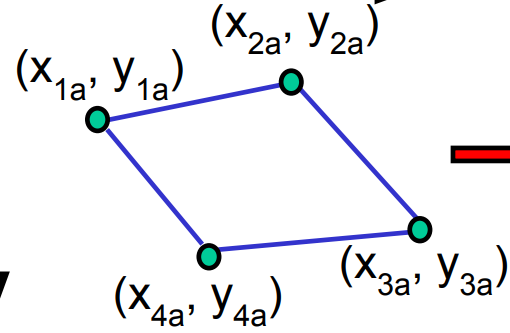
//> input picture Transformaciones/per.png, 510 x 333 px
$ ./TransformacionPerspectiva   (built with g++ and OpenCV 4)
//> lines starting //> are read from the running program, lines starting //| are printed output that depends on the picture
#include "opencv2/imgproc/imgproc.hpp"
#include "opencv2/highgui/highgui.hpp"
#include <stdlib.h>
#include <stdio.h>
#include <iostream>
#include <vector>
using namespace cv;
using namespace std;

/// Global variables
int threshold_value = 0;
int const max_value = 255;
int const max_BINARY_value = 255;
Mat src, blurred, src_gray, dst, src_copy, finalOutput, map_x, map_y;
int n_sq=2,max_n=20;

vector<vector<Point> > contours;
vector<Point> outerMostContour, lineArriba, lineAbajo;
vector<Point> cortarTL, cortarTR, cortarBL, cortarBR;
vector<Vec4i> hierarchy;


Point TL,TR,BL,BR;
double topLength, bottomLength;
int lineArribaCentral=0,lineAbajoMiddle=0;
Point table[2][151][151];
vector<int> compresionParametros;

/// Funciones Nesesarias
void ValorUmbralGrises( int, void* );
void EncontrarContornos();
void DetectarDistancia();
Point EncotrarBordes();
double DistanciaP(int x1,int y1,int x2,int y2);
Point pointInBetween(int x1,int y1,int x2,int y2,double d);
void SeleccionarPuntosMedios( int, void* );
void CortatImagen(vector<Point> line, vector<Point> &slicedLine,int startIndex, int endIndex, int n_sq, int mode);
double calcLength(vector<Point> line,int startIndex,int endIndex);
void drawLine(Mat m,vector<Point> line,int startIndex,int endIndex, cv::Scalar color, bool drawCircle);
void Cuadrar(vector<Point> top,vector<Point> bottom,int page);
void TransforamcionPerspectiva(int page);

int outputSizeW,outputSizeH,fullSizeH,fullSizeW;

/*______________________________________________________________________________________*/

void ValorUmbralGrises( int, void* ) {
	blur( src_gray, blurred, Size(src.rows/200,src.rows/200));
	threshold( blurred, dst, threshold_value, max_BINARY_value,THRESH_TOZERO);

	/* Find border */
	TL = EncotrarBordes();
	Point seedPoint = cvPoint(TL.x/2,TL.y/2);
	cv::Rect ccmp;
	floodFill(dst, seedPoint,  cv::Scalar(0), &ccmp,  cv::Scalar(0), cv::Scalar(1),4);
	imshow("2", dst );
}

void EncontrarContornos(){
	findContours( dst, contours, hierarchy, CV_RETR_EXTERNAL , CV_CHAIN_APPROX_NONE, Point(0, 0) );
	/// Draw contours
	Mat drawing = Mat::zeros( src.size(), CV_8UC3 );
	int maxSize=0,max=0;
	for ( int i = 0; i < (int)contours.size(); i++ ) {
		cv::Rect bbox = cv::boundingRect(contours[i]);
		cout<<"Contour " << i << " = "<< bbox.area() << endl;
		if(bbox.area()>maxSize){
			maxSize=bbox.area();
			max=i;
		}
	}
	Scalar color = Scalar( 255, 0, 0);
	src_copy=src.clone();
	if(max>-1) drawContours( src_copy, contours, max, color, 5, 8, hierarchy, 0, Point() );

	outerMostContour=contours[max];
}

void DetectarDistancia(){
	lineArriba.clear();
	lineAbajo.clear();
	src_copy=src.clone();
	// find iTL,iTR,iBL,iBR
	// note: outerMostContour[iTL]!=TL (almost in the same place, but differs sometimes)
	int index=0,size=outerMostContour.size();
	int iTL=0,iTR=0,iBL=0,iBR=0;
	int rows = src_copy.rows;
	int column = src_copy.cols;
	for(int i=0;i<size;i++){
		int x=outerMostContour[i].x;
		int y=outerMostContour[i].y;
		if(x + y					<=	outerMostContour[iTL].x			+ outerMostContour[iTL].y ) iTL=i;
		if(column-x + y				<=	column-outerMostContour[iTR].x	+ outerMostContour[iTR].y ) iTR=i;
		if(x+rows-y					<=	outerMostContour[iBL].x			+ rows-outerMostContour[iBL].y ) iBL=i;
		if(column-x + rows-y		<=	column-outerMostContour[iBR].x	+ rows-outerMostContour[iBR].y ) iBR=i;
	}

	// index: iTL -> iBL -> iBR -> iTR
	// lineArriba: iTL -> iTR
	// lineAbajo: iBL -> iBR

	// create lineArriba
	// Reverse Order
	index = iTL;
	topLength=0;
	bottomLength=0;
	while(index!=iTR){
		lineArriba.push_back(outerMostContour[index]);
		index=(index-1+size)%size;
	}
	topLength=calcLength(lineArriba,0,lineArriba.size()-1);
	drawLine(src_copy,lineArriba,0,lineArriba.size()-1,CV_RGB(0,0,255),false);

	// Find the middle point
	double tempL=0;
	for(int i=0;i<(int)lineArriba.size()-1;i++){
		tempL+=DistanciaP(lineArriba[i].x,lineArriba[i].y,lineArriba[i+1].x,lineArriba[i+1].y);
		if(tempL>topLength/2){
			lineArribaCentral=i;
			break;
		}
	}
	cout << "lineArriba: " << topLength <<endl;

	// create lineAbajo
	// Normal Order
	index = iBL;
	while(index!=iBR){
		lineAbajo.push_back(outerMostContour[index]);
		index=(index+1)%size;
	}
	bottomLength=calcLength(lineAbajo,0,lineAbajo.size()-1);
	drawLine(src_copy,lineAbajo,0,lineAbajo.size()-1,CV_RGB(0,0,255),false);
	// Find the middle point
	tempL=0;
	for(int i=0;i<(int)lineAbajo.size()-1;i++){
		tempL+=DistanciaP(lineAbajo[i].x,lineAbajo[i].y,lineAbajo[i+1].x,lineAbajo[i+1].y);
		if(tempL>bottomLength/2){
			lineAbajoMiddle=i;
			break;
		}
	}
	cout << "lineAbajo: " << bottomLength << endl;
}

void SeleccionarPuntosMedios( int, void* ) {
	src_copy=src.clone();
	cv::line(src_copy, lineArriba[lineArribaCentral], lineAbajo[lineAbajoMiddle], CV_RGB(0,255,0), 10, 8,0);
	imshow("4", src_copy );
}

void CortatImagen(vector<Point> line, vector<Point> &slicedLine,int startIndex, int endIndex, int n_sq, int incMode){

	// incMode=-1 means reverse-Order
	double length=calcLength(line,startIndex,endIndex);
	Point lastPoint;

	lastPoint=line[startIndex];
	slicedLine.push_back(lastPoint);
	int index=startIndex+incMode;
	double remain=length/(double)(n_sq);
	while(index!=endIndex){
		double d=DistanciaP(lastPoint.x,lastPoint.y,line[index].x,line[index].y);
		if(remain<d){
			lastPoint=pointInBetween(lastPoint.x,lastPoint.y,line[index].x,line[index].y,remain);
			slicedLine.push_back(lastPoint);

			remain=length/(double)(n_sq);
			index+=incMode;
		}
		else{
			lastPoint=line[index];
			remain-=d;
			index+=incMode;
		}
	}
	// Add 2 of the endIndex point in to prevent error
	slicedLine.push_back(line[endIndex]);
	slicedLine.push_back(line[endIndex]);

	if(incMode==-1){
		for(int i=0;i<n_sq/2;i++){
			Point t=slicedLine[i];
			slicedLine[i]=slicedLine[n_sq-i];
			slicedLine[n_sq-i]=t;
		}
	}
}

void Cuadrar(vector<Point> top,vector<Point> bottom,int page){
	// fill the table for the leftmost row
	cv::line(src_copy, top[0], bottom[0],CV_RGB(255,0,0) , 2, 1,0);
	for(int j=0;j<=n_sq;j++){
		double f=(double)j/n_sq;
		table[page][j][0]=Point(top[0].x+(int)((bottom[0].x-top[0].x)*f),top[0].y+(int)((bottom[0].y-top[0].y)*f));
	}

	for(int i=1;i<=n_sq;i++){
		for(int j=0;j<=n_sq;j++){
			double f=(double)j/n_sq;
			int xl=top[i-1].x+(int)((bottom[i-1].x-top[i-1].x)*f);
			int yl=top[i-1].y+(int)((bottom[i-1].y-top[i-1].y)*f);
			int xr=top[i].x+(int)((bottom[i].x-top[i].x)*f);
			int yr=top[i].y+(int)((bottom[i].y-top[i].y)*f);
			table[page][j][i]=Point(xr,yr);

			if(j==0||j==n_sq) cv::line(src_copy, Point(xl,yl), Point(xr,yr),CV_RGB(200,0,0) , 3, 1,0);
			else cv::line(src_copy, Point(xl,yl), Point(xr,yr),CV_RGB(0,200,0) , 3, 1,0);
		}
		if(i==n_sq) cv::line(src_copy, top[i], bottom[i],CV_RGB(255,0,0) , 3, 1,0);
		else cv::line(src_copy, top[i], bottom[i],CV_RGB(0,240,0) , 3, 1,0);
	}
}

void TransforamcionPerspectiva(int page){
    Mat input = src.clone();
	for(int j=1;j<=n_sq;j++){
		for(int i=1;i<=n_sq;i++){
			// Input Quadilateral or Image plane coordinates
			Point2f inputQuad[4];
			// Output Quadilateral or World plane coordinates
			Point2f outputQuad[4];
			// Lambda Matrix
			Mat lambda( 2, 4, CV_32FC1 );
			lambda = Mat::zeros(outputSizeH , outputSizeW, input.type() );
			// Output Image;
			Mat output;

			printf("Progreso: %.1f % \n",((float)(j-1)/n_sq*50+(float)(i-1)/n_sq/n_sq*50)+50*page);
			// The 4 points that select quadilateral on the input , from top-left in clockwise order
			// These four pts are the sides of the rect box used as input
			inputQuad[0] = Point2f( table[page][j-1][i-1].x	,	table[page][j-1][i-1].y );
			inputQuad[1] = Point2f( table[page][j-1][i].x	,	table[page][j-1][i].y );
			inputQuad[2] = Point2f( table[page][j][i].x		,	table[page][j][i].y );
			inputQuad[3] = Point2f( table[page][j][i-1].x	,	table[page][j][i-1].y );
			// The 4 points where the mapping is to be done , from top-left in clockwise order
			outputQuad[0] = Point2f( 0,0 );
			outputQuad[1] = Point2f( outputSizeW-1,0);
			outputQuad[2] = Point2f( outputSizeW-1,outputSizeH-1);
			outputQuad[3] = Point2f( 0,outputSizeH-1  );
			// Get the Perspective Transform Matrix ie lambda
			lambda = getPerspectiveTransform( inputQuad, outputQuad );
			Mat inv_lambda(lambda.inv());

			double array_lamb[3][3];
			for(int y=0;y<3;y++){
				for(int x=0;x<3;x++){
					array_lamb[y][x]=inv_lambda.at<double>(y,x);
				}
			}

			for(int y=0;y<outputSizeH;y++){
				for(int x=0;x<outputSizeW;x++){
					float v_x=(float)( x*array_lamb[0][0]	+	y*array_lamb[0][1]	+	array_lamb[0][2]);
					float v_y=(float)( x*array_lamb[1][0]	+	y*array_lamb[1][1]	+	array_lamb[1][2]);
					float v_z=(float)( x*array_lamb[2][0]	+	y*array_lamb[2][1]	+	array_lamb[2][2]);
					map_x.at<float>(outputSizeH*(j-1)+y	,	outputSizeW*(i-1)+outputSizeW*(page*(n_sq))+x)	= v_x/v_z;
					map_y.at<float>(outputSizeH*(j-1)+y	,	outputSizeW*(i-1)+outputSizeW*(page*(n_sq))+x)	= v_y/v_z;
				}
			}
		}
	}
	if(page==1) printf("Completo\n");
}

/* -----------------------H E L P E R   F U N C T I O N ------------------------ */

double DistanciaP(int x1,int y1,int x2,int y2){
	return sqrt((x1-x2)*(x1-x2)+(y1-y2)*(y1-y2));
}

Point pointInBetween(int x1,int y1,int x2,int y2,double d){
	double fraction = d/DistanciaP(x1,y1,x2,y2);
	int x = (int)((x2-x1)*fraction)+x1;
	int y = (int)((y2-y1)*fraction)+y1;
	return Point(x,y);
}

double calcLength(vector<Point> line,int startIndex,int endIndex){
	if(startIndex>endIndex){
		int t=startIndex;
		startIndex=endIndex;
		endIndex=t;
	}
	double length=0;
	for(int i=startIndex;i<=endIndex-1;i++){
		length+=DistanciaP(line[i].x,line[i].y,line[i+1].x,line[i+1].y);
	}
	return length;
}

void drawLine(Mat m,vector<Point> line,int startIndex,int endIndex, cv::Scalar color, bool drawCircle){
	for(int i=startIndex;i<=endIndex-1;i++){
		//cv::line(m, line[i], line[i+1], color, 3, 8,0);
		if(drawCircle){
		//	cv::circle(m, line[i], 3, CV_RGB(255,0,255), 3, 8,0);
		}
	}
}

/* i= row, j= column */
Point EncotrarBordes() {
	int rows = dst.rows;
	int column = dst.cols;
	int length=min(rows,column);
	int i=-1,j=-1;
	int flag=0;
	for ( int max = 0; max < length; max++) {
		for (i = 0; i < max; i++ ) {
			j = max-i;
			if((int)dst.at<uchar>(i,j)>threshold_value) {
				flag=1;
				break;
			}
		}
		if(flag==1) break;
	}
	return Point(j,i);
}


int main() {

	int step=1;

	while(step<=6){
		switch(step){
			case 1:
				/// Load an image
				src = imread("per.png", 1 );
//> src is the input picture: 333 rows x 510 cols, CV_8UC3; mean B, G, R 241.9, 239.3, 238.9
				/// Convert the image to Gray
				cvtColor( src, src_gray, CV_RGB2GRAY );
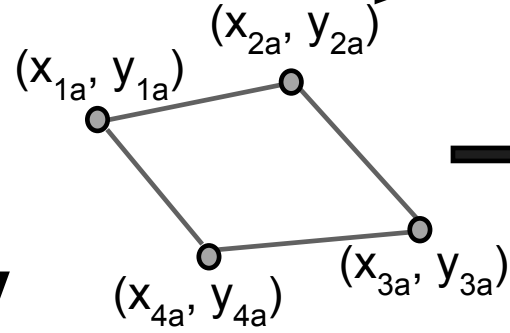
//> src_gray: 333 rows x 510 cols, CV_8UC1; min 0, max 255, mean 240
				/// Save Option
				compresionParametros.push_back(CV_IMWRITE_JPEG_QUALITY );
				compresionParametros.push_back(70);
				namedWindow( "1", WINDOW_NORMAL );
				imshow("1", src );
				resizeWindow("1", src.cols, src.rows);
				break;
			case 2:
				//destroyAllWindows();
				/// Create Trackbar to choose type of Threshold
				namedWindow("2", WINDOW_NORMAL);
				//createTrackbar( "Value","2", &threshold_value, max_value, ValorUmbralGrises );
				/// Call the function to initialize
				ValorUmbralGrises(0,0);
				break;
			case 3:
				//destroyAllWindows();
				// Find Contour Lines
				EncontrarContornos();
				namedWindow( "3", WINDOW_NORMAL );
				imshow("3", src_copy );

				break;
			case 4:
				//destroyAllWindows();
				DetectarDistancia();
				namedWindow( "4", WINDOW_NORMAL);
				createTrackbar( "lineUP","4", &lineArribaCentral, lineArriba.size()-1, SeleccionarPuntosMedios );
				createTrackbar( "lineDOwn","4", &lineAbajoMiddle, lineAbajo.size()-1, SeleccionarPuntosMedios );
				createTrackbar( "#square","4", &n_sq, max_n, SeleccionarPuntosMedios );

				SeleccionarPuntosMedios( 0, 0 );
				break;
			case 5:
				cortarTL.clear();
				cortarTR.clear();
				cortarBL.clear();
				cortarBR.clear();
				CortatImagen(lineArriba, cortarTL,lineArribaCentral, 0, n_sq,-1);
				CortatImagen(lineArriba, cortarTR,lineArribaCentral, lineArriba.size()-1, n_sq,1);
				CortatImagen(lineAbajo, cortarBL,lineAbajoMiddle, 0, n_sq,-1);
				CortatImagen(lineAbajo, cortarBR,lineAbajoMiddle,lineAbajo.size()-1, n_sq,1);
				// Page L (0)
				Cuadrar(cortarTL,cortarBL,0);
				// Page R (1)
				Cuadrar(cortarTR,cortarBR,1);
				namedWindow( "5", WINDOW_NORMAL);
				imshow("5", src_copy );
				break;
			case 6:
				//destroyAllWindows();
				// Set the output image size
				outputSizeW = topLength/n_sq/2;
				outputSizeH = topLength/n_sq/2*1.5;
				fullSizeH=outputSizeH*(n_sq);
				fullSizeW=outputSizeW*(n_sq);
				finalOutput = Mat::zeros(fullSizeH , fullSizeW*2, src.type() );
				map_x = Mat::zeros(fullSizeH , fullSizeW*2, CV_32FC1 );
				map_y = Mat::zeros(fullSizeH , fullSizeW*2, CV_32FC1 );
				TransforamcionPerspectiva(0);
				TransforamcionPerspectiva(1);
				remap(src, finalOutput, map_x, map_y, CV_INTER_LINEAR, BORDER_CONSTANT, Scalar(0,0, 0));
				namedWindow( "6", WINDOW_NORMAL);
				imshow("6", finalOutput );
				resizeWindow("6", fullSizeW, fullSizeH/2);
				printf("Cols: %d, Rows: %d",finalOutput.cols,finalOutput.rows);
			default:
				break;
		}
		while(true) {
			int c;
			c = waitKey( 20 );
//> the Esc key is pressed
			if( (char)c == '/'){
				destroyWindow(to_string(step));
				step--;
				if(step<=1) step=1;
				break;
			}
			else if( (char)c == ' '){
				destroyWindow(to_string(step));

				switch(step){
					case 1:
						imwrite("E:\\Img Proc/1Input.JPG", src,compresionParametros);
						break;
					case 2:
						imwrite("E:\\Img Proc/2Thresholding.JPG", dst,compresionParametros);
						break;
					case 3:
						imwrite("E:\\Img Proc/3Contours.JPG", src_copy,compresionParametros);
						break;
					case 4:
						imwrite("E:\\Img Proc/4Select Middle Line.JPG", src_copy,compresionParametros);
						break;
					case 5:
						imwrite("E:\\Img Proc/5Cuadrar.JPG", src_copy,compresionParametros);
						break;
					case 6:
						imwrite("E:\\Img Proc/6Output.JPG", finalOutput,compresionParametros);
						break;
					default:
						break;
				}

				step++;
				break;
			}
		}

	}

}
